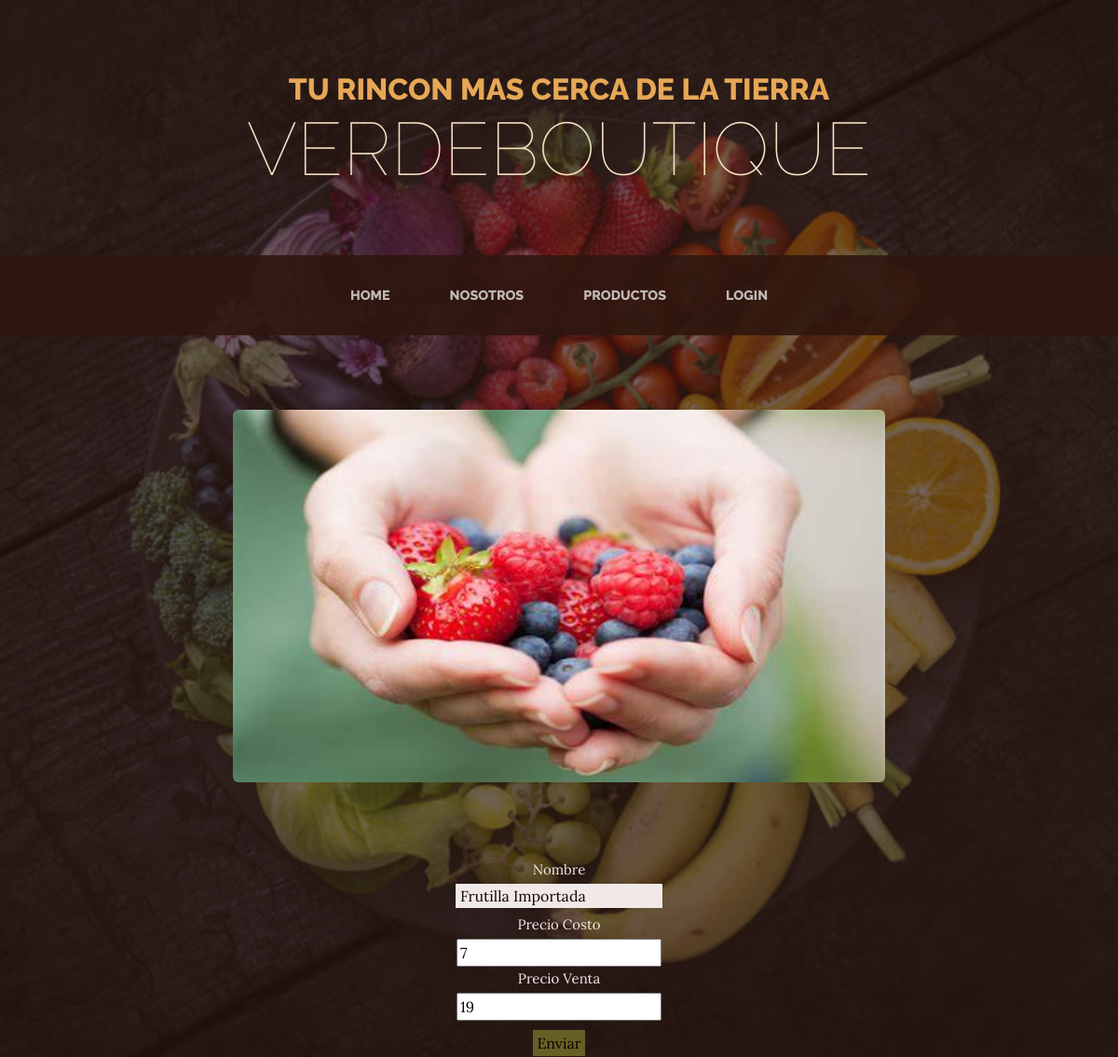
The app's page /Tienda/editar_producto/3 with its own data.
### Tienda/models.py (models this page shows, shortened)
class Productos(models.Model):
    Prod_name = models.CharField(max_length=50)
    Prod_cost = models.IntegerField()
    Prod_sale = models.IntegerField()

### Tienda/views.py (the view)
# urls.py: path("editar_producto/<int:id>", views.edit_prod, name="editar_producto"),
def edit_prod(request,id):
    producto = Productos.objects.get(id=id)
    if request.method == "POST":
        formulario = Productos_formulario(request.POST)
        if formulario.is_valid():
            datos = formulario.cleaned_data
            producto.Prod_name = datos["Prod_name"]
            producto.Prod_cost = datos["Prod_cost"]
            producto.Prod_sale = datos["Prod_sale"]
            producto.save()
            producto = Productos.objects.all()
            return render(request, "productos.html", {"productos":producto})
    else:
        formulario = Productos_formulario(initial={"Prod_name": producto.Prod_name, "Prod_cost":producto.Prod_cost, "Prod_sale":producto.Prod_sale})
    return render(request, "editar_producto.html", {"formulario":formulario, "producto":producto})

### Tienda/forms.py
class Productos_formulario(forms.Form):
    Prod_name = forms.CharField(max_length=50)
    Prod_cost = forms.IntegerField()
    Prod_sale = forms.IntegerField()

### Tienda/template/editar_producto.html (shortened to what this page needs)
{%extends "home.html"%}
{%load static%}
{%block contenido%}
    <div class="centered-form">
        <form action="{%url 'editar_producto' producto.id%}" method="POST">
            <p>Nombre</p>
            {{formulario.Prod_name}}
            <p>Precio Costo</p>
            {{formulario.Prod_cost}}
            <p>Precio Venta</p>
            {{formulario.Prod_sale}}
            <button>Enviar</button>
        </form>
    </div>
{%endblock%}
{%block encabezado%}
<section class="page-section clearfix">
    <div class="container">
        <div class="" style="text-align: center;">
            <img class="intro-img img-fluid mb-3 mb-lg-0 rounded" src="{% static 'Tienda/assets/img/hand.jpg' %}" alt="..." style="width: 700px; height:400px;" />
        </div>
    </div>
</section>
{%endblock%}

### Tienda/template/editar_producto.html (style rules this page uses)
.centered-form { max-width: 250px; margin: 0 auto; text-align: center; background-color: none; padding: 1px; }
input[type="text"], input[type="numbre"] { color:rgb(20, 1, 1); background-color: rgb(241, 232, 232); border: none; padding: 1px 5px; margin-bottom: 5px; }
button { background-color: rgb(102, 96, 39); color: rgb(7, 0, 0); padding: 2px 4px; border: none; cursor: pointer; margin-top: 10px; }
p { font-size: 15px; color: rgb(240, 233, 233); margin-bottom: 2px; }

### records on screen
Productos: Prod_name "Frutilla Importada", Prod_cost "7", Prod_sale "19"
